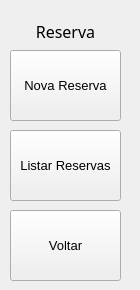
     <widget class="QWidget" name="page_12">
      <widget class="QToolButton" name="bttn_voltar_3">
       <property name="geometry">
        <rect>
         <x>10</x>
         <y>210</y>
         <width>111</width>
         <height>71</height>
        </rect>
       </property>
       <property name="sizePolicy">
        <sizepolicy hsizetype="Preferred" vsizetype="Preferred">
         <horstretch>0</horstretch>
         <verstretch>0</verstretch>
        </sizepolicy>
       </property>
       <property name="font">
        <font>
         <pointsize>10</pointsize>
        </font>
       </property>
       <property name="text">
        <string>Voltar</string>
       </property>
       <property name="icon">
        <iconset>
         <normaloff>../Icones/keyboard_return_24dp_E3E3E3_FILL0_wght400_GRAD0_opsz24.png</normaloff>../Icones/keyboard_return_24dp_E3E3E3_FILL0_wght400_GRAD0_opsz24.png</iconset>
       </property>
       <property name="iconSize">
        <size>
         <width>32</width>
         <height>32</height>
        </size>
       </property>
       <property name="toolButtonStyle">
        <enum>Qt::ToolButtonTextUnderIcon</enum>
       </property>
      </widget>
      <widget class="QToolButton" name="bttn_listar_reserva">
       <property name="geometry">
        <rect>
         <x>10</x>
         <y>130</y>
         <width>111</width>
         <height>71</height>
        </rect>
       </property>
       <property name="sizePolicy">
        <sizepolicy hsizetype="Preferred" vsizetype="Preferred">
         <horstretch>0</horstretch>
         <verstretch>0</verstretch>
        </sizepolicy>
       </property>
       <property name="font">
        <font>
         <pointsize>10</pointsize>
        </font>
       </property>
       <property name="text">
        <string>Listar Reservas</string>
       </property>
       <property name="icon">
        <iconset>
         <normaloff>../Icones/list_24dp_E3E3E3_FILL0_wght400_GRAD0_opsz24.png</normaloff>../Icones/list_24dp_E3E3E3_FILL0_wght400_GRAD0_opsz24.png</iconset>
       </property>
       <property name="iconSize">
        <size>
         <width>32</width>
         <height>32</height>
        </size>
       </property>
       <property name="toolButtonStyle">
        <enum>Qt::ToolButtonTextUnderIcon</enum>
       </property>
      </widget>
      <widget class="QToolButton" name="bttn_nova_reserva">
       <property name="geometry">
        <rect>
         <x>10</x>
         <y>50</y>
         <width>111</width>
         <height>71</height>
        </rect>
       </property>
       <property name="sizePolicy">
        <sizepolicy hsizetype="Preferred" vsizetype="Preferred">
         <horstretch>0</horstretch>
         <verstretch>0</verstretch>
        </sizepolicy>
       </property>
       <property name="font">
        <font>
         <pointsize>10</pointsize>
        </font>
       </property>
       <property name="text">
        <string>Nova Reserva</string>
       </property>
       <property name="icon">
        <iconset>
         <normaloff>../Icones/add_home_24dp_E3E3E3_FILL0_wght400_GRAD0_opsz24 (1).png</normaloff>../Icones/add_home_24dp_E3E3E3_FILL0_wght400_GRAD0_opsz24 (1).png</iconset>
       </property>
       <property name="iconSize">
        <size>
         <width>32</width>
         <height>32</height>
        </size>
       </property>
       <property name="toolButtonStyle">
        <enum>Qt::ToolButtonTextUnderIcon</enum>
       </property>
      </widget>
      <widget class="QLabel" name="label_98">
       <property name="geometry">
        <rect>
         <x>0</x>
         <y>20</y>
         <width>131</width>
         <height>21</height>
        </rect>
       </property>
       <property name="font">
        <font>
         <family>Montserrat Medium</family>
         <pointsize>12</pointsize>
         <weight>50</weight>
         <bold>false</bold>
        </font>
       </property>
       <property name="text">
        <string>&lt;html&gt;&lt;head/&gt;&lt;body&gt;&lt;p align=&quot;center&quot;&gt;Reserva&lt;/p&gt;&lt;/body&gt;&lt;/html&gt;</string>
       </property>
      </widget>
     </widget>
